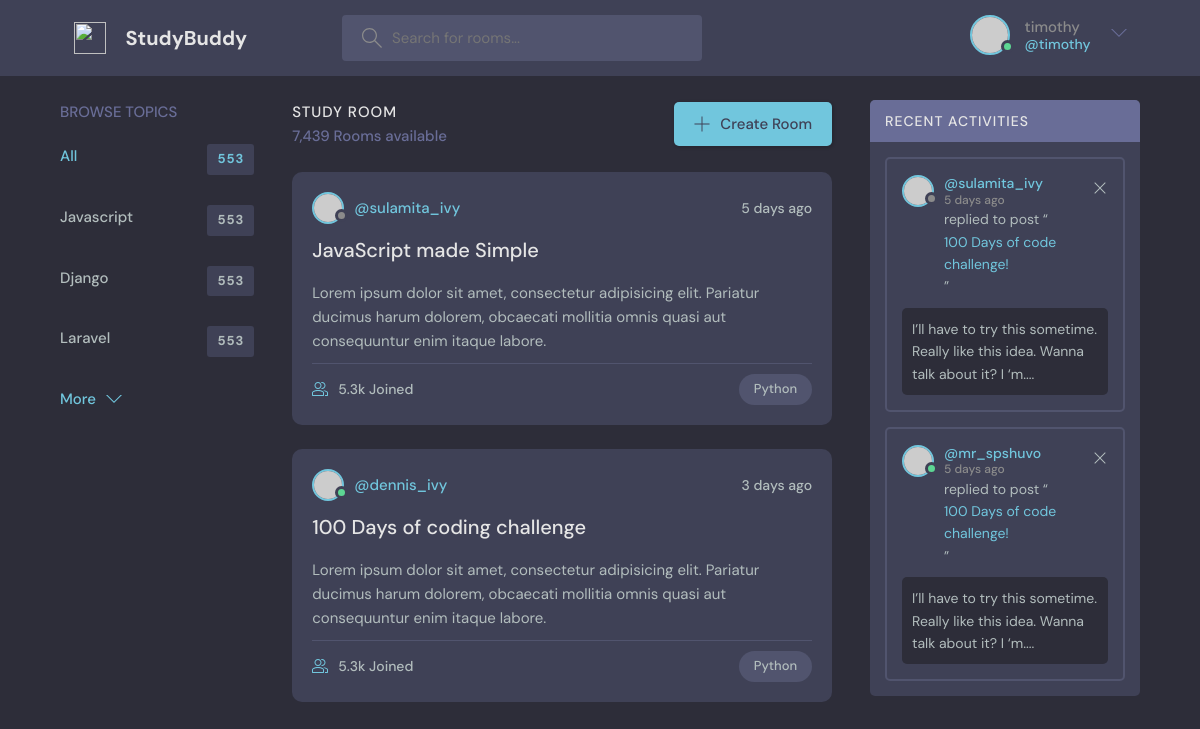
The app's page / (signed in) with its own data.
### base/models.py (models this page shows, shortened)
class Topic(models.Model):
    name=models.CharField(max_length=200)

### base/views.py (the view)
# urls.py: path('', views.home, name='home'),
def home(request):
    q = request.GET.get('q') if request.GET.get('q') != None else ''
    rooms=Room.objects.filter(
        Q(topic__name__icontains=q) |
        Q(host__username__icontains=q)|
        Q(name__icontains=q)
    )
    room_count=rooms.count()
    room_messages = Message.objects.filter(
        Q(room__topic__name__icontains=q)
    )
    topics=Topic.objects.all()
    context = {'rooms': rooms,'topics':topics,'room_count':room_count,'room_messages':room_messages}
    return render(request, 'base/home.html', context)

### base/templates/base/home.html (shortened to what this page needs)
{% extends 'main.html' %}
{% block content %}
    <main class="layout layout--3">
      <div class="container">
        {% include 'base/topic_comp.html' %}
        <div class="roomList">
          <div class="roomList__header">
            <div>
              <h2>Study Room</h2>
              <p>7,439 Rooms available</p>
            </div>
            <a class="btn btn--main" href="create-room.html">
              <svg version="1.1" xmlns="http://www.w3.org/2000/svg" width="32" height="32" viewBox="0 0 32 32">
                <title>add</title>
                <path
                  d="M16.943 0.943h-1.885v14.115h-14.115v1.885h14.115v14.115h1.885v-14.115h14.115v-1.885h-14.115v-14.115z"
                ></path>
              </svg>
              Create Room
            </a>
          </div>
          <div class="roomListRoom">
            <div class="roomListRoom__header">
              <a href="profile.html" class="roomListRoom__author">
                <div class="avatar avatar--small">
                  <img src="https://randomuser.me/api/portraits/women/11.jpg" />
                </div>
                <span>@sulamita_ivy</span>
              </a>
              <div class="roomListRoom__actions">
                <span>5 days ago</span>
              </div>
            </div>
            <div class="roomListRoom__content">
              <a href="room.html">JavaScript made Simple</a>
              <p>
                Lorem ipsum dolor sit amet, consectetur adipisicing elit. Pariatur ducimus harum dolorem, obcaecati
                mollitia omnis quasi aut consequuntur enim itaque labore.
              </p>
            </div>
            <div class="roomListRoom__meta">
              <a href="room.html" class="roomListRoom__joined">
                5.3k Joined
              </a>
              <p class="roomListRoom__topic">Python</p>
            </div>
          </div>
          <div class="roomListRoom">
            <div class="roomListRoom__header">
              <a href="profile.html" class="roomListRoom__author">
                <div class="avatar avatar--small active">
                  <img src="https://randomuser.me/api/portraits/men/11.jpg" />
                </div>
                <span>@dennis_ivy</span>
              </a>
              <div class="roomListRoom__actions">
                <span>3 days ago</span>
              </div>
            </div>
            <div class="roomListRoom__content">
              <a href="room.html">100 Days of coding challenge</a>
              <p>
                Lorem ipsum dolor sit amet, consectetur adipisicing elit. Pariatur ducimus harum dolorem, obcaecati
                mollitia omnis quasi aut consequuntur enim itaque labore.
              </p>
            </div>
            <div class="roomListRoom__meta">
              <a class="roomListRoom__joined">
                5.3k Joined
              </a>
              <p class="roomListRoom__topic">Python</p>
            </div>
          </div>
        </div>
        <div class="activities">
          <div class="activities__header">
            <h2>Recent Activities</h2>
          </div>
          <div class="activities__box">
            <div class="activities__boxHeader roomListRoom__header">
              <a href="profile.html" class="roomListRoom__author">
                <div class="avatar avatar--small">
                  <img src="https://randomuser.me/api/portraits/women/11.jpg" />
                </div>
                <p>
                  @sulamita_ivy
                  <span>5 days ago</span>
                </p>
              </a>
              <div class="roomListRoom__actions">
                <a href="#">
                  <svg version="1.1" xmlns="http://www.w3.org/2000/svg" width="32" height="32" viewBox="0 0 32 32">
                    <title>remove</title>
                    <path
                      d="M27.314 6.019l-1.333-1.333-9.98 9.981-9.981-9.981-1.333 1.333 9.981 9.981-9.981 9.98 1.333 1.333 9.981-9.98 9.98 9.98 1.333-1.333-9.98-9.98 9.98-9.981z"
                    ></path>
                  </svg>
                </a>
              </div>
            </div>
            <div class="activities__boxContent">
              <p>replied to post “<a href="room.html">100 Days of code challenge!</a>”</p>
              <div class="activities__boxRoomContent">
                I’ll have to try this sometime. Really like this idea. Wanna talk about it? I ‘m....
              </div>
            </div>
          </div>
          <div class="activities__box">
            <div class="activities__boxHeader roomListRoom__header">
              <a href="profile.html" class="roomListRoom__author">
                <div class="avatar avatar--small active">
                  <img src="https://randomuser.me/api/portraits/men/13.jpg" />
                </div>
                <p>
                  @mr_spshuvo
                  <span>5 days ago</span>
                </p>
              </a>
              <div class="roomListRoom__actions">
                <a href="#">
                  <svg version="1.1" xmlns="http://www.w3.org/2000/svg" width="32" height="32" viewBox="0 0 32 32">
                    <title>remove</title>
                    <path
                      d="M27.314 6.019l-1.333-1.333-9.98 9.981-9.981-9.981-1.333 1.333 9.981 9.981-9.981 9.98 1.333 1.333 9.981-9.98 9.98 9.98 1.333-1.333-9.98-9.98 9.98-9.981z"
                    ></path>
                  </svg>
                </a>
              </div>
            </div>
            <div class="activities__boxContent">
              <p>replied to post “<a href="room.html">100 Days of code challenge!</a>”</p>
              <div class="activities__boxRoomContent">
                I’ll have to try this sometime. Really like this idea. Wanna talk about it? I ‘m....
              </div>
            </div>
          </div>
        </div>
      </div>
    </main>
    {% endblock %}

### templates/navbar.html (shortened to what this page needs)
<header class="header header--loggedIn">
  <div class="container">
    <a href="/" class="header__logo">
      <img src="assets/logo.svg" />
      <h1>StudyBuddy</h1>
    </a>
    <form class="header__search" method="GET" action="{% url 'home' %}">
      <label>
        <input type="text" name="q" placeholder="Search for rooms..." />
      </label>
    </form>
    <nav class="header__menu">
      {% if request.user.is_authenticated %}
      <div class="header__user">
        <a href="profile.html">
          <div class="avatar avatar--medium active">
            <img src="https://randomuser.me/api/portraits/men/37.jpg" />
          </div>
          <p>{{request.user.username}}<span>@{{request.user.username}}</span></p>
        </a>
        <button class="dropdown-button">
          <svg version="1.1" xmlns="http://www.w3.org/2000/svg" width="32" height="32" viewBox="0 0 32 32">
            <title>chevron-down</title>
            <path d="M16 21l-13-13h-3l16 16 16-16h-3l-13 13z"></path>
          </svg>
        </button>
      </div>
      {% else %}
      <a  href="{% url 'login' %}">
        <img src="./assets/avatar.svg" />
        <p>Login</p>
      </a>
      {% endif %}
    </nav>
  </div>
</header>

### base/templates/base/topic_comp.html
<div class="topics">
    <div class="topics__header">
      <h2>Browse Topics</h2>
    </div>
    <ul class="topics__list">
      <li>
        <a href="{% url 'home' %}" class="active">All <span>553</span></a>
      </li>
      {% for topic in topics %}
      <li><a href="{% url 'home' %}?q={{topic.name}}">{{topic.name}} <span>553</span></a></li>
     {% endfor %}
    </ul>
    <a class="btn btn--link" href="topics.html">
      More
      <svg version="1.1" xmlns="http://www.w3.org/2000/svg" width="32" height="32" viewBox="0 0 32 32">
        <title>chevron-down</title>
        <path d="M16 21l-13-13h-3l16 16 16-16h-3l-13 13z"></path>
      </svg>
    </a>
  </div>

### records on screen
Topic: name "Javascript"
Topic: name "Django"
Topic: name "Laravel"

### other values on screen
{{ request.user.username }} "timothy"
